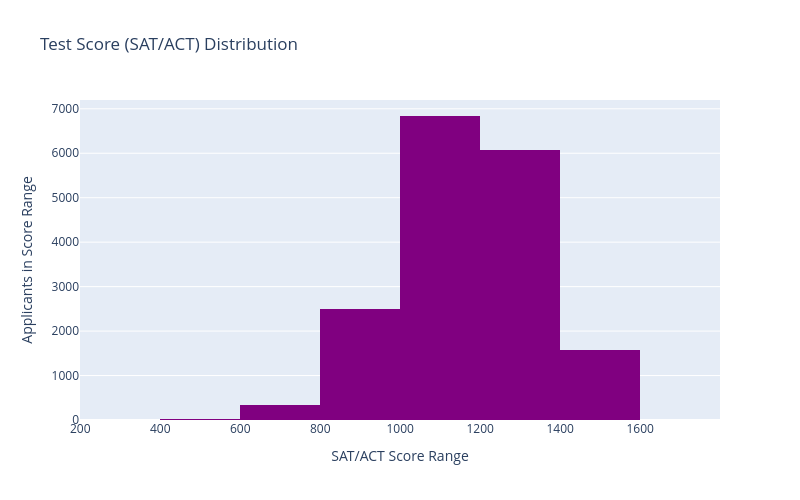

Notebook cell for this chart:
### Code cell
# Task 2.3 -- Histogram Using Plotly

# Create histogram
fig = px.histogram(
    df1,
    x = 'SAT_ACT',
    nbins = 10,
    color_discrete_sequence = ['purple'],
    title = "Test Score (SAT/ACT) Distribution",
    width = 800,
    height = 500
)

# Add bar outlines and axis labels
fig.update_layout(
    xaxis_title = "SAT/ACT Score Range",
    yaxis_title = "Applicants in Score Range"
)

# Display histogram
fig.show()  ## Output shows most students (6,838) are in the 1,000 to 1,190 test score range.

### Figure 1 — Plotly figure (JSON) as saved in the notebook; plotly's stock layout.template omitted (floating-point values rounded to 4 significant figures; data arrays with more than 128 entries replaced by an {"elided": "..."} marker saying what was removed)
{"data": [{"bingroup": "x", "hovertemplate": "SAT_ACT=%{x}<br>count=%{y}<extra></extra>", "legendgroup": "", "marker": {"color": "purple", "pattern": {"shape": ""}}, "name": "", "nbinsx": 10, "orientation": "v", "showlegend": false, "type": "histogram", "x": {"elided": "17339 int values"}, "xaxis": "x", "yaxis": "y"}], "layout": {"barmode": "relative", "height": 500, "legend": {"tracegroupgap": 0}, "title": {"text": "Test Score (SAT/ACT) Distribution"}, "width": 800, "xaxis": {"anchor": "y", "domain": [0, 1], "title": {"text": "SAT/ACT Score Range"}}, "yaxis": {"anchor": "x", "domain": [0, 1], "title": {"text": "Applicants in Score Range"}}}}
